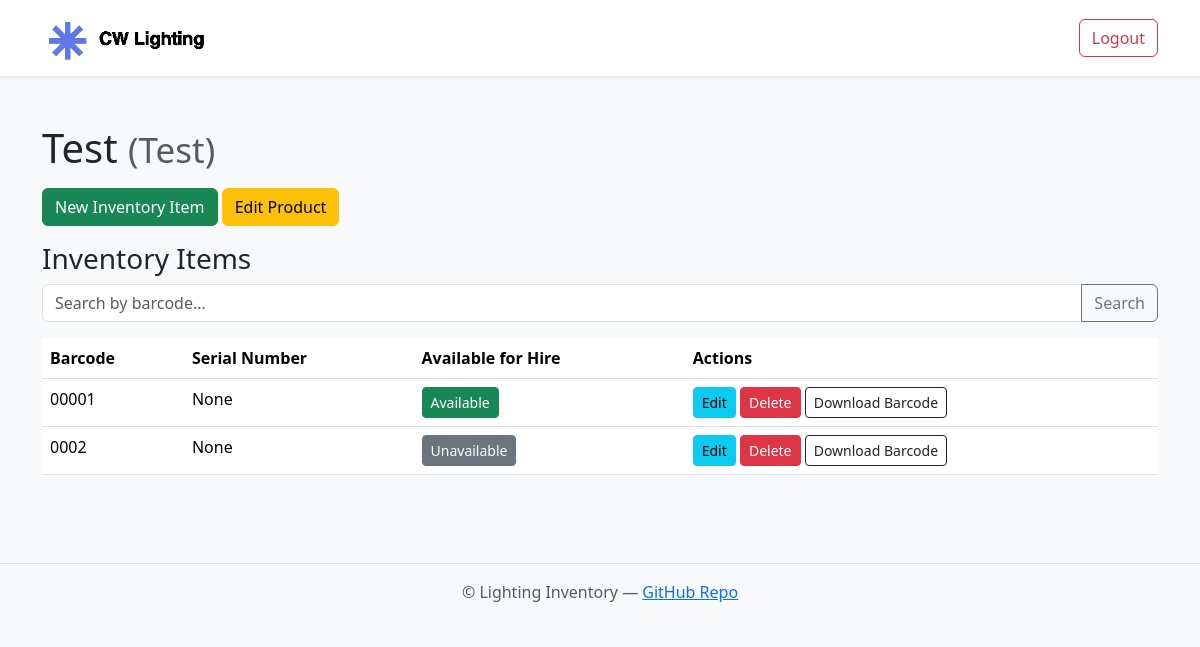
Before: /inventory/product/1/ (signed in) with the older database file.
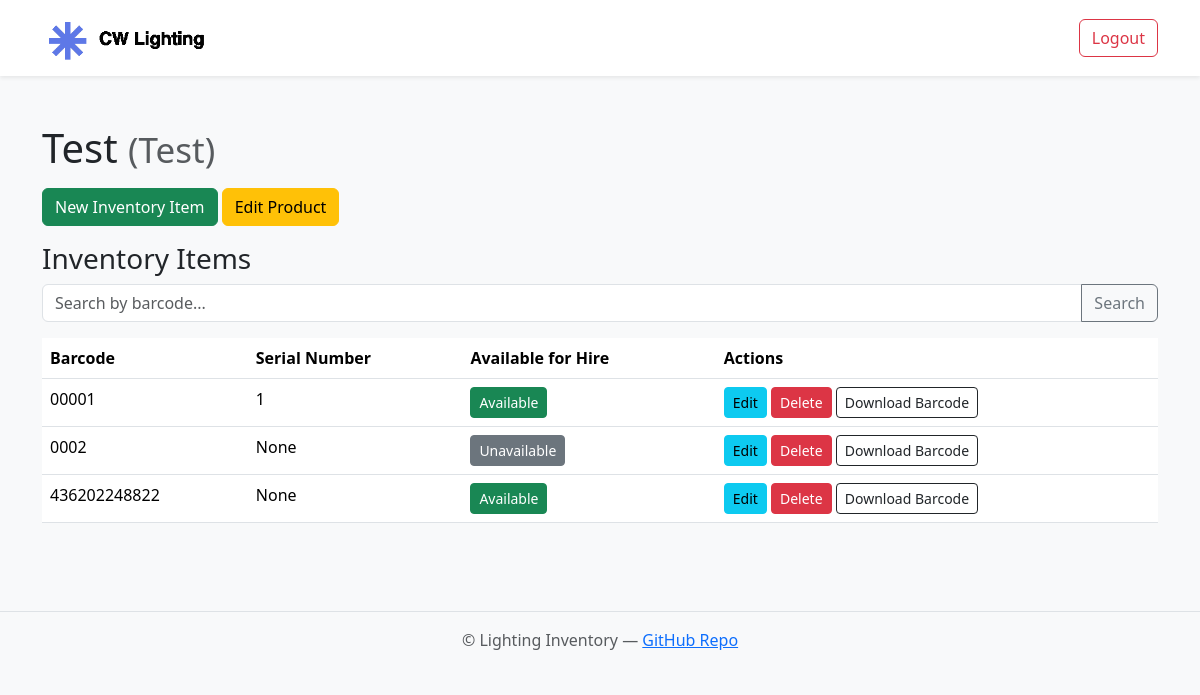
After: the same page with the newer database file.
### inventory/models.py (models this page shows, shortened)
class Product(models.Model):
    name = models.CharField(max_length=100)
    category = models.ForeignKey(Category, on_delete=models.CASCADE)
    description = models.TextField(blank=True)

class Category(models.Model):
    name = models.CharField(max_length=50, unique=True)
    def __str__(self):
        return self.name

class InventoryItem(models.Model):
    product = models.ForeignKey(Product, on_delete=models.CASCADE, related_name='items')
    barcode = models.CharField(max_length=100, unique=True)
    serial_number = models.CharField(max_length=100, blank=True, null=True)
    is_available = models.BooleanField(default=True)

### inventory/views.py (the view, shortened to what this page needs)
# urls.py: path('product/<int:pk>/', views.product_detail, name='product_detail'),
def product_detail(request, pk):
    product = get_object_or_404(Product, pk=pk)
    search_query = request.GET.get('barcode', '')
    items = InventoryItem.objects.filter(product=product)
    if search_query:
        items = items.filter(barcode__icontains=search_query)
    form = InventoryItemForm(initial={'product': product})
    return render(request, 'inventory/product_detail.html', {
        'product': product,
        'items': items,
        'search_query': search_query,
    })

### inventory/templates/inventory/product_detail.html (shortened to what this page needs)
{% extends "base.html" %}
{% block content %}
<h1>{{ product.name }} <small class="text-muted">({{ product.category }})</small></h1>
<a href="{% url 'inventory:add_inventory_item' product.pk %}" class="btn btn-success mb-3">New Inventory Item</a>
<a href="{% url 'inventory:edit_product' product.pk %}" class="btn btn-warning mb-3">Edit Product</a>
<h3>Inventory Items</h3>
<form method="get" class="mb-3">
  <div class="input-group">
    <input type="text" name="barcode" value="{{ search_query }}" class="form-control" placeholder="Search by barcode...">
    <button type="submit" class="btn btn-outline-secondary">Search</button>
  </div>
</form>
<table class="table">
  <thead>
    <tr>
      <th>Barcode</th>
      <th>Serial Number</th>
      <th>Available for Hire</th>
      <th>Actions</th>
    </tr>
  </thead>
  <tbody>
    {% for item in items %}
    <tr>
      <td>{{ item.barcode }}</td>
      <td>{{ item.serial_number }}</td>
      <td>
        <form method="post" style="display:inline;">
          <button type="submit" name="toggle_available" class="btn btn-sm {% if item.is_available %}btn-success{% else %}btn-secondary{% endif %}">
            {% if item.is_available %}Available{% else %}Unavailable{% endif %}
          </button>
        </form>
      </td>
      <td>
        <a href="{% url 'inventory:edit_inventory_item' item.pk %}" class="btn btn-sm btn-info">Edit</a>
        <form method="post" style="display:inline;">
          <button type="submit" name="delete_item" class="btn btn-sm btn-danger" onclick="return confirm('Delete this item?');">Delete</button>
        </form>
        <a href="{% url 'inventory:download_barcode' item.id %}" class="btn btn-sm btn-outline-dark" title="Download Barcode">
          Download Barcode
        </a>
      </td>
    </tr>
    {% empty %}
    <tr><td colspan="4">No inventory items for this product.</td></tr>
    {% endfor %}
  </tbody>
</table>
{% endblock %}

### templates/base.html (shortened to what this page needs)
{% load static %}
{% load tz %}
<!DOCTYPE html>
<html lang="en">
<head>
  <link href="https://cdn.jsdelivr.net/npm/bootstrap@5.3.3/dist/css/bootstrap.min.css" rel="stylesheet">
  <link href="https://cdn.jsdelivr.net/npm/select2@4.1.0-rc.0/dist/css/select2.min.css" rel="stylesheet" />
</head>
<body class="bg-light">
  <nav class="navbar navbar-expand-lg navbar-light bg-white mb-4 shadow-sm">
    <div class="container">
      {% load static %}
      <a class="navbar-brand" href="{% url 'home' %}">
        <img src="{% static 'images/logo.png' %}" alt="Logo" height="50">
      </a>
      <div class="d-flex ms-auto">
        {% if user.is_authenticated %}
          <form method="post" action="{% url 'logout' %}" class="d-inline">
            <button type="submit" class="btn btn-outline-danger ms-2">Logout</button>
          </form>
        {% endif %}
      </div>
    </div>
  </nav>
  <div class="container py-4">
    {% block content %}{% endblock %}
  </div>
  <footer class="text-center text-muted py-3 mt-5 border-top">
    &copy; {{ now|date:"Y" }} Lighting Inventory &mdash;
    <a href="https://github.com/charlie-ward/cwlx-inventory" target="_blank" rel="noopener">GitHub Repo</a>
  </footer>
</body>
</html>

Changed rows visible on the page:
changed InventoryItem (number 1 of 3 on the later page): serial_number "None" → "1"
added InventoryItem: barcode "436202248822", serial_number "None", is_available "Available"
